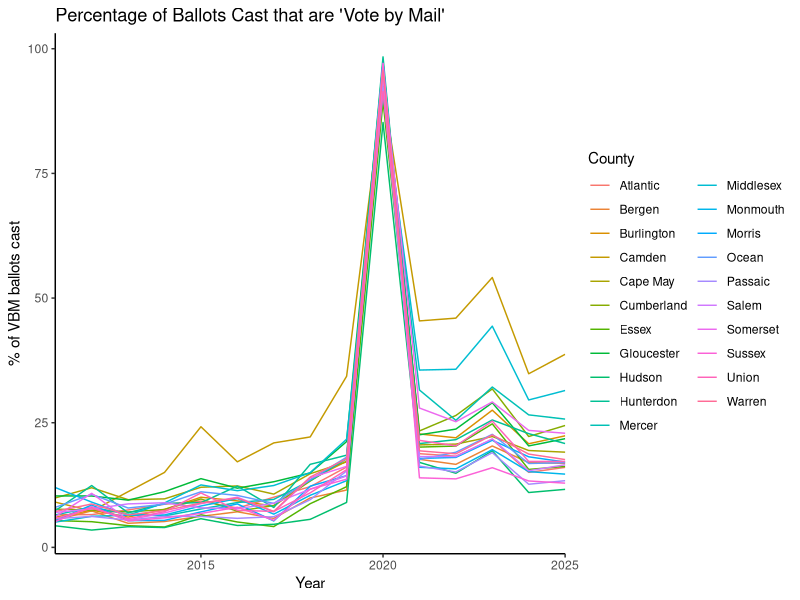

Write R code to recreate this figure.
library(tidyverse)
library(ggplot2)


nj_vbmturnout <- read.csv("nj_votebymailturnout.txt")

nj_vbmturnout <- rename(nj_vbmturnout, Year = Election.Year)
nj_vbmturnout <- filter(nj_vbmturnout, Year > 2010)
nj_vbmturnout <- filter(nj_vbmturnout, Election.Type == "General")

nj_vbmturnout$percent_of_vbm = nj_vbmturnout$Votes.Cast.By.Vote.By.Mail.Ballots/nj_vbmturnout$Total.Number.of.Votes.Cast*100
ggplot(nj_vbmturnout, aes(x = Year, y = percent_of_vbm, group = County, colour = County))+
  geom_line()+
  scale_x_continuous(breaks = seq(min(nj_vbmturnout$Year), max(nj_vbmturnout$Year), by = 2, ))+
  scale_x_continuous(expand = c(0,0))+
  theme_classic()+
  labs(
    title = "Percentage of Ballots Cast that are 'Vote by Mail'",
    y = "% of VBM ballots cast"
  )

